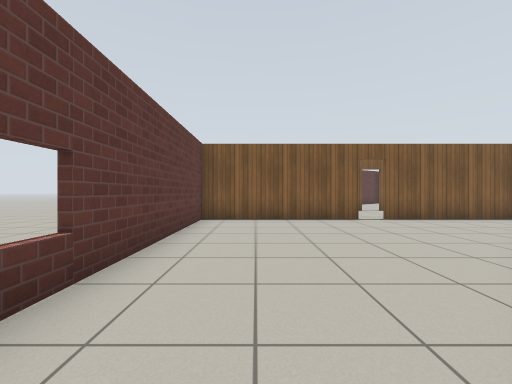
[1] (above)

24 first-person views from a walk through a robot-simulator world made for Gazebo. The camera is 0.9 m above the floor, looks level and sees 90° across. The floor is counted in squares, 1 m on a side. Each view is taken from the middle of a square. On the plan, view 1 faces up. The plan holds only what a view shows up to about 10 squares ahead; the rest is blank. Gazebo's built-in surfaces are drawn with simple patterns.

[2]
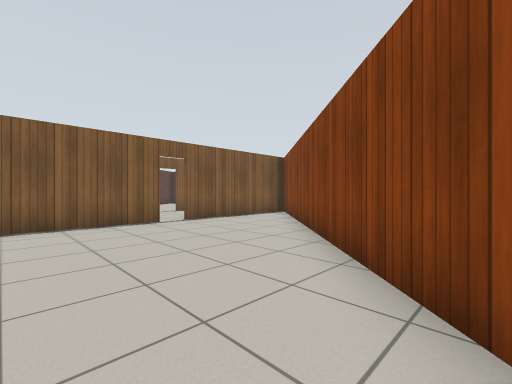

[3]
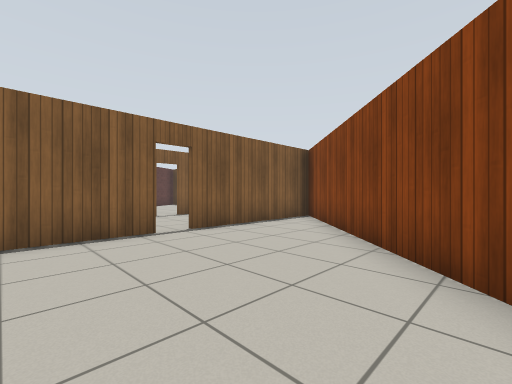

[4]
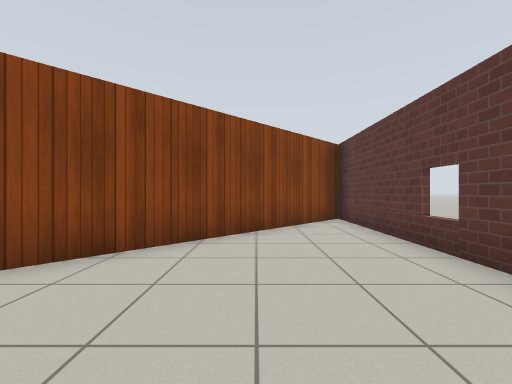

[5]
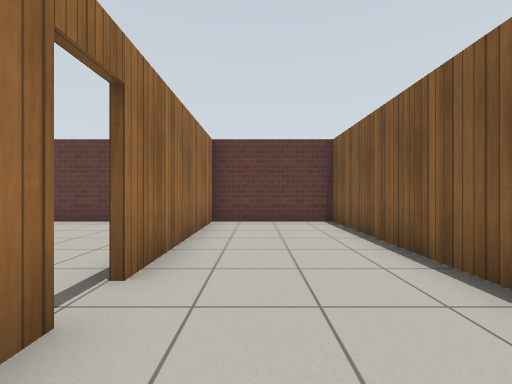

[6]
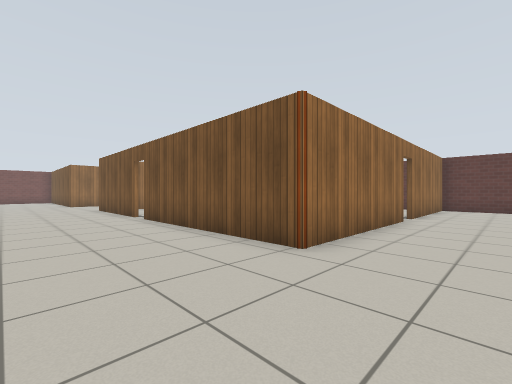

[7]
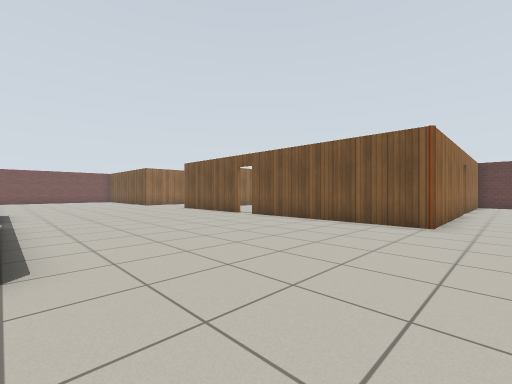

[8]
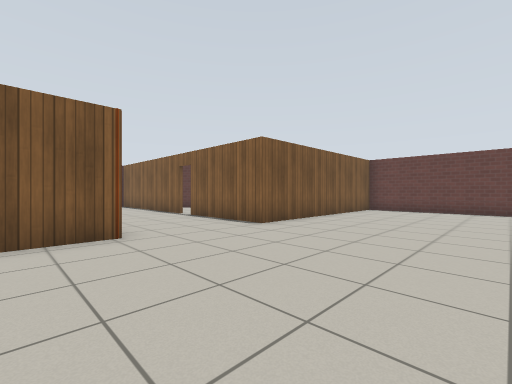

[9]
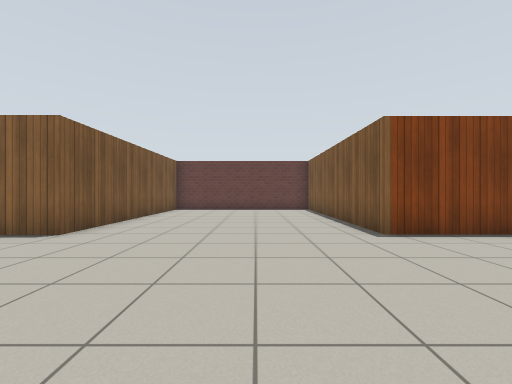

[10]
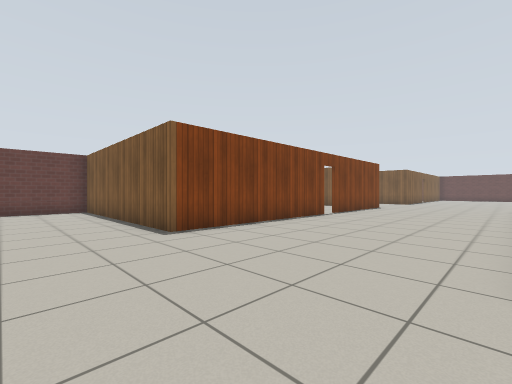

[11]
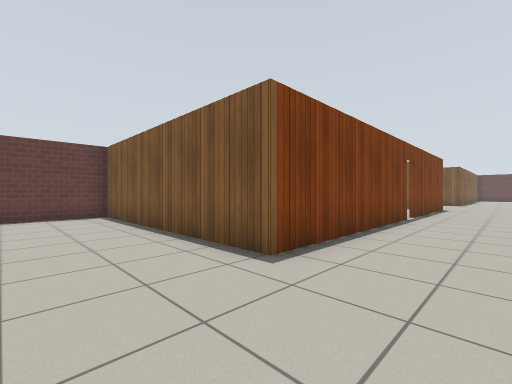

[12]
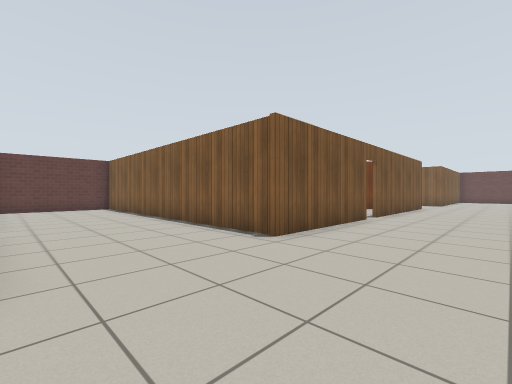

[13]
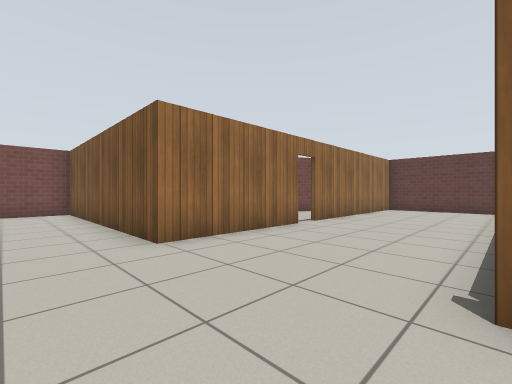

[14]
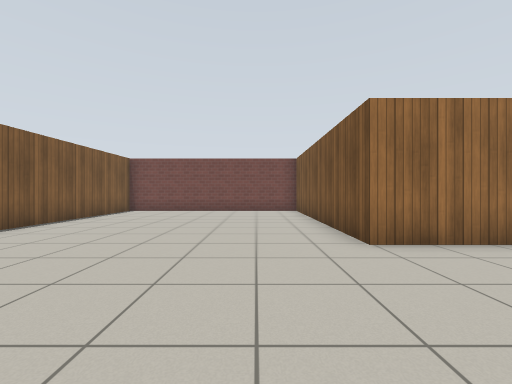

[15]
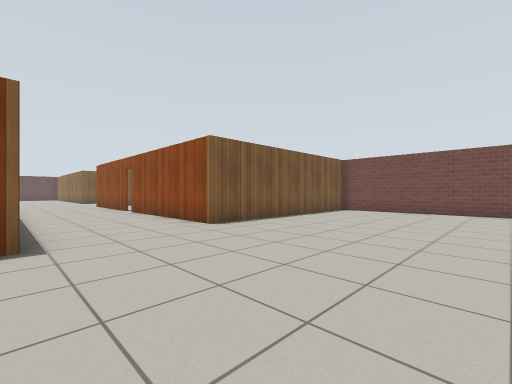

[16]
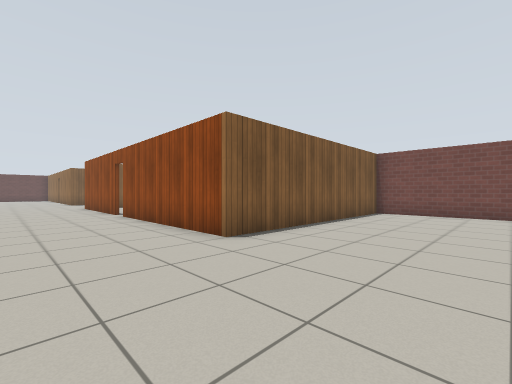

[17]
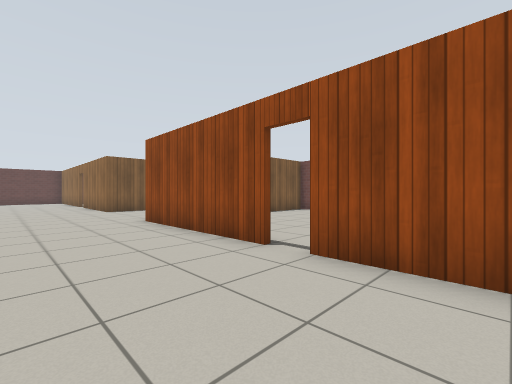

[18]
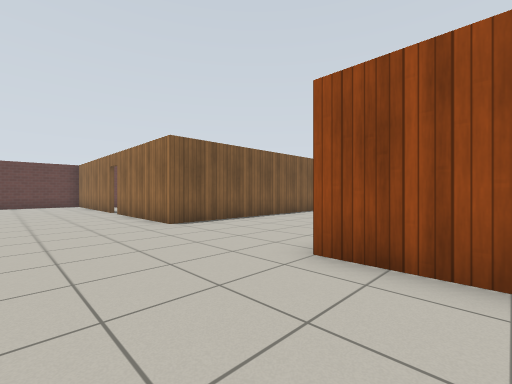

[19]
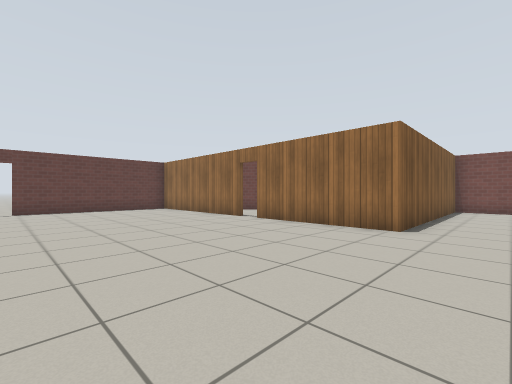

[20]
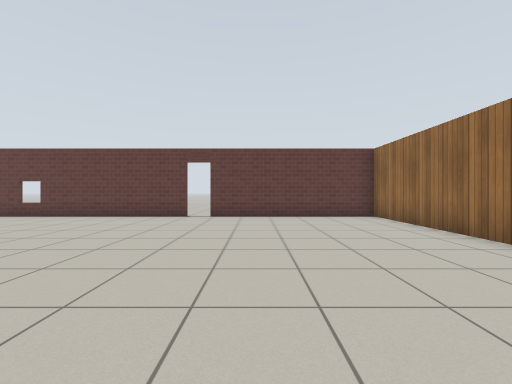

[21]
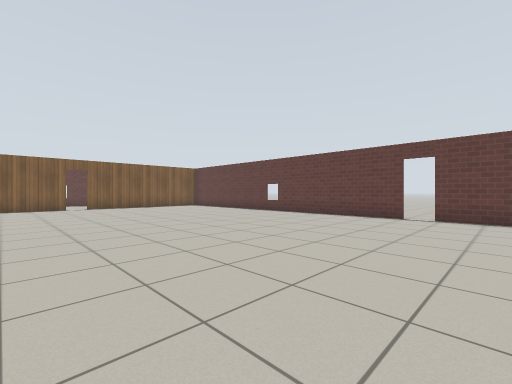

[22]
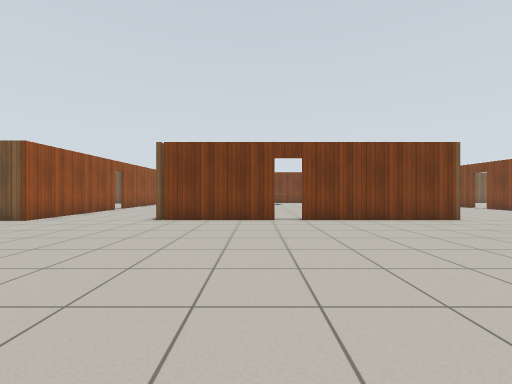

[23]
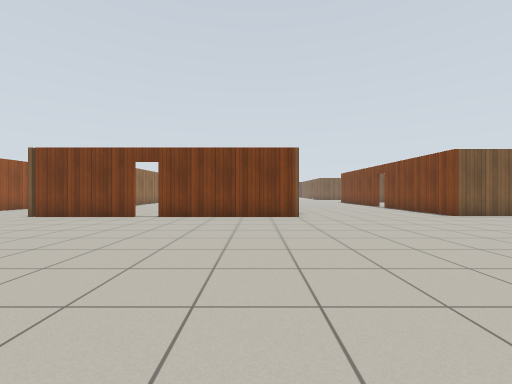

[24]
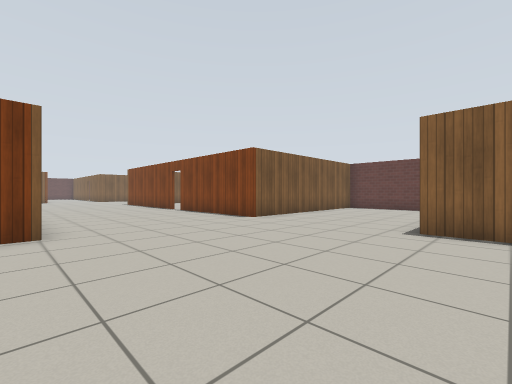

### Floor plan
Points are (right, up) in squares from view 1. A wall is a line through its corners. A room is listed if a view was taken in it or the views show most of it. See-through windows are left out.
Room 1 (views 1, 2, 3, 4)
walls: (3.5, 8.5) (-1.8, 8.5) (-1.8, -2.6) (9.4, 8.5) (4.2, 8.5)
ways out: open door at (4, 9) to room 2
Room 2 (views 5, 6, 7, 8, 9, 10, 11, 12, 13, 14, 15, 16, 17, 18, 19, 20, 21, 22, 23, 24)
walls: (29.8, 6.6) (29.8, 1.5); (25.8, 12.4) (24.3, 12.4); (23.3, 12.4) (16.7, 12.4) (16.7, 20.2) (14, 20.2); (29.8, 0.6) (29.8, -3.2); (29.5, 14.6) (29.5, 12.4) (28.3, 12.4); (36, 12.4) (34.5, 12.4); (24.9, -7.2) (30, -7.2) (30, -8); (9.6, 1.5) (9.6, -3) (2.9, -3); (10.1, 17) (10.1, 12.4) (6.3, 12.4); (40.1, -7.4) (46.5, -7.4) (46.5, -1.2); (5.1, 12.4) (-1.8, 12.4) (-1.8, 8.7) (3.5, 8.7); (46.5, -0.5) (46.5, 6.5); (4.2, 8.7) (9.6, 8.7) (9.6, 2.4); (34.8, -13.2) (34.8, -7.4) (39.4, -7.4); (18, -14.1) (18, -7.2) (24.1, -7.2); (5.9, -7.4) (10.1, -7.4) (10.1, -15.2) (17, -15.2); (2.1, -7.4) (5, -7.4)
ways out: open door at (4, 9) to room 1; open door at (5.5, -7.5); open door at (5.5, 12); open door at (9.5, 2); open door at (17, 0.5); open door at (24, 12.5); open door at (24.5, -7); open door at (30, 1); open door at (39.7, -7.7); open door at (46.5, -1)

Positions as (right, up) in squares from view 1, and headings:
1: (0, 0), facing up
2: (0, 1), facing up-right
3: (1, 3), facing up-right
4: (1, 6), facing down
5: (6, 10), facing left
6: (13, 11), facing down-left
7: (17, 10), facing down-left
8: (15, 7), facing up-left
9: (14, 7), facing up
10: (14, 7), facing up-right
11: (14, 10), facing up-right
12: (13, -7), facing up-left
13: (12, -3), facing down-left
14: (12, -3), facing down
15: (12, -3), facing down-right
16: (14, -4), facing down-right
17: (22, -4), facing down-right
18: (28, -4), facing down-right
19: (33, -1), facing down-right
20: (37, -3), facing right
21: (37, -3), facing up-right
22: (38, 0), facing left
23: (39, 5), facing left
24: (36, 6), facing up-left
